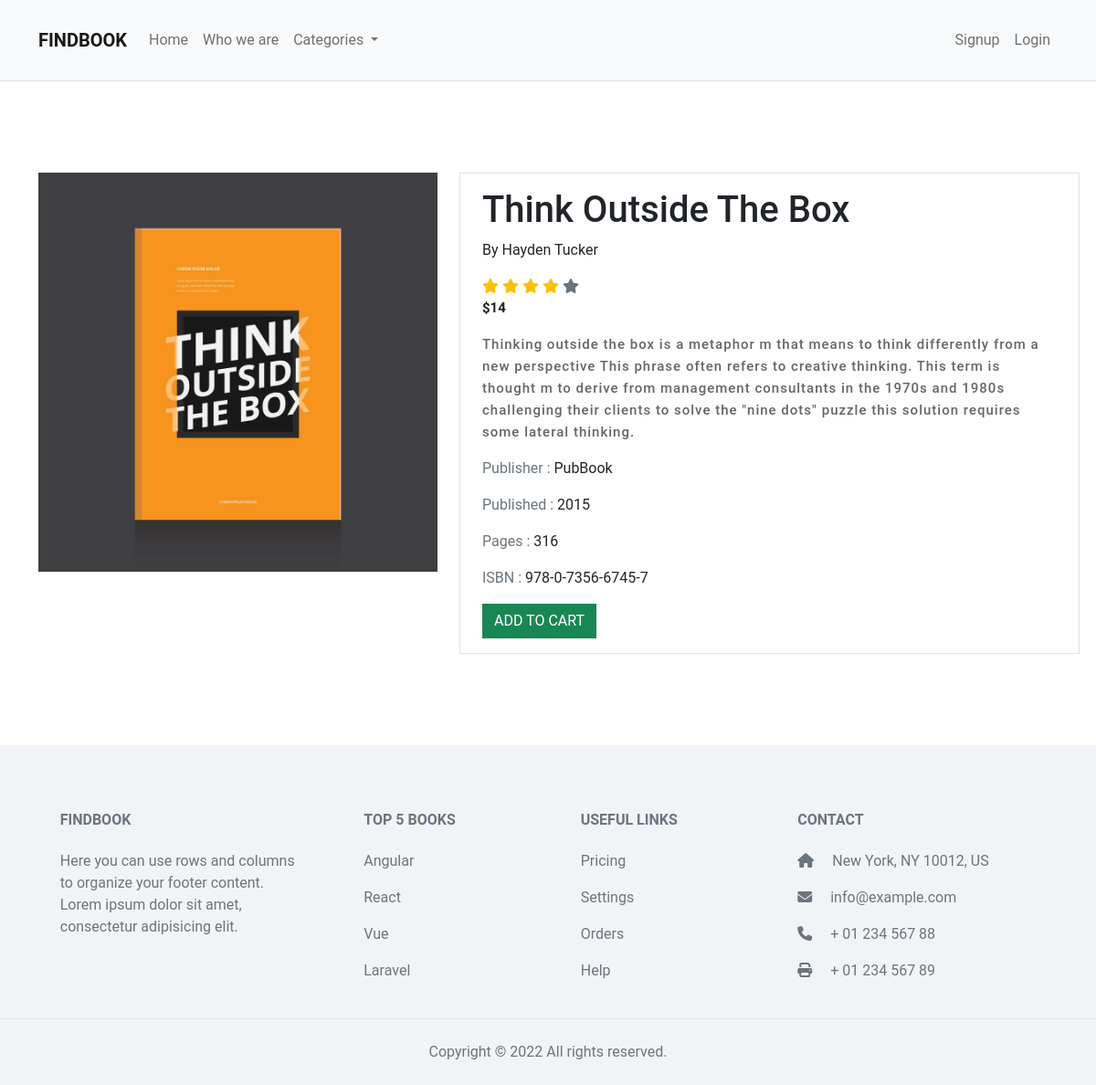
The app's page /books/show/16 with its own data.
### tables this page shows
CREATE TABLE `books` (
  `id` int(11) NOT NULL,
  `category_id` int(11) NOT NULL,
  `publisher_id` int(11) NOT NULL,
  `author_id` int(11) NOT NULL,
  `title` varchar(255) NOT NULL,
  `description` text NOT NULL,
  `image` varchar(255) NOT NULL,
  `price` int(11) NOT NULL,
  `copies` int(11) NOT NULL
);

CREATE TABLE `authors` (
  `id` int(11) NOT NULL,
  `name` varchar(255) NOT NULL,
  `email` varchar(255) NOT NULL
);

CREATE TABLE `publishers` (
  `id` int(11) NOT NULL,
  `name` varchar(255) NOT NULL,
  `address` varchar(255) NOT NULL
);

### app/controllers/Books.php (called while the page is built, shortened)
<?php
class Books extends Controller
{
  public function __construct()
  {
    $this->bookModel = $this->model('Book');
    $this->categoryModel = $this->model('Category');
  }
  public function show($id)
  {
    $book = $this->bookModel->get_book($id);
    $categories = $this->categoryModel->get_categories();
    $inCart = false;
    $carts = [];
    $data = [
      'book' => $book,
      'carts' => $carts,
      'categories' => $categories,
      'inCart' => $inCart,
    ];
    $this->view('show', $data);
  }
}

### app/libraries/router.php (called while the page is built, shortened)
<?php
class Router
{
  protected $currentMethod = 'index';
  public function __construct()
  {
    $url = $this->get_url();
    if ($url != NULL) {
      $controller_name = ucwords($url[0]);
      if (file_exists("../app/controllers/$controller_name.php")) {
        unset($url[0]);
      }
    }
    $this->currentController = new $this->currentController;
    if (isset($url[1])) {
      if (method_exists($this->currentController, $url[1])) {
        $this->currentMethod = $url[1];
        unset($url[1]);
      }
    }
    $this->params = $url ? array_values($url) : [];
    call_user_func_array([$this->currentController, $this->currentMethod], $this->params);
  }
  public function get_url()
  {
    if (isset($_GET["url"])) {
      $url = rtrim($_GET['url'], '/');
      $url = filter_var($url, FILTER_SANITIZE_URL);
      $url = explode('/', $url);
      return $url;
    }
  }
}
?>
<?php $init = new Router(); ?>

### app/bootsrap.php (called while the page is built, shortened)
<?php
require_once 'libraries/Database.php';
require_once 'libraries/Controller.php';
require_once 'libraries/Router.php';

### public/index.php (called while the page is built)
<?php require_once '../app/bootsrap.php';

### app/libraries/database.php (called while the page is built, shortened)
<?php
class Database
{
  private $db_host = 'localhost';
  private $db_name = 'book_store';
  private $db_user = 'root';
  private $db_password = '';
  private $connection;
  private $stmt;
  public function __construct()
  {
    $dsn = "mysql:host=$this->db_host;dbname=$this->db_name";
    try {
      $this->connection = new PDO($dsn, $this->db_user, $this->db_password);
    } catch (PDOException $e) {
      $this->error = $e->getMessage();
      echo $this->error;
    }
  }
  public function prepare($sql)
  {
    return $this->stmt = $this->connection->prepare($sql);
  }
  public function execute()
  {
    return $this->stmt->execute();
  }
  public function get_all()
  {
    return $this->stmt = $this->stmt->fetchAll(PDO::FETCH_OBJ);
  }
  public function get_one()
  {
    return $this->stmt = $this->stmt->fetch(PDO::FETCH_OBJ);
  }
}

### app/models/Book.php (called while the page is built, shortened)
<?php
class Book
{
  public function __construct()
  {
    $this->db = new Database();
  }
  public function get_book($id)
  {
    $this->db->prepare("SELECT books.*, categories.*, publishers.*, authors.*, books.id as `book_id`, books.description as `book_description`,categories.id as `category_id`, categories.name as `category_name`, categories.description as `category_description`,publishers.id as `publisher_id`, publishers.name as `publisher_name`, publishers.address as `publisher_address`,authors.id as `author_id`, authors.name as `author_name` FROM books INNER JOIN categories ON categories.id = books.category_id INNER JOIN publishers ON publishers.id = books.publisher_id INNER JOIN authors ON authors.id = books.author_id WHERE books.id = '$id'
    ");
    $this->db->execute();
    return $this->db->get_one();
  }
}

### app/views/show.php (the view)
<?php require APPROOT . '/views/includes/header.php' ?>
<section class="single__book">
  <div class="container">
    <div class="row g-5">
      <div class="col-12 col-md-6 col-lg-5">
        <div class="book__image">
          <img src="<?php echo URLROOT; ?>/images/books/<?php echo $data['book']->image; ?>" alt="<?php echo $data['book']->title; ?>" class="w-100">
        </div>
      </div>
      <div class="col-12 col-md-6 col-lg-7 border px-4 py-3 ">
        <div class="book__content">
          <h1 class="book__title"><?php echo $data['book']->title; ?></h1>
          <p class="book__author">By <?php echo $data['book']->author_name; ?></p>
          <div class="small-ratings">
            <i class="fa fa-star text-warning"></i>
            <i class="fa fa-star text-warning"></i>
            <i class="fa fa-star text-warning"></i>
            <i class="fa fa-star text-warning"></i>
            <i class="fa fa-star text-secondary"></i>
          </div>
          <p class="book__price">$<?php echo $data['book']->price; ?></p>
          <p class="book__description"><?php echo $data['book']->book_description; ?></p>
          <p><span class="text-secondary">Publisher : </span><span><?php echo $data['book']->publisher_name; ?></span></p>
          <p><span class="text-secondary">Published : </span><span>2015</span></p>
          <p><span class="text-secondary">Pages : </span><span>316</span></p>
          <p><span class="text-secondary">ISBN : </span><span>978-0-7356-6745-7</span></p>
          <?php if ($data['inCart']) : ?>
            <a href="<?php echo URLROOT; ?>/carts/create/<?php echo $data['book']->book_id; ?>" class="me-3 btn btn-outline-success rounded-0">IN CART</a>
            <a href="<?php echo URLROOT; ?>/carts/index/<?php echo $_SESSION['user_id']; ?>" class="btn btn-success rounded-0">VIEW CART</a>
          <?php else : ?>
            <a href="<?php echo URLROOT; ?>/carts/create/<?php echo $data['book']->book_id; ?>" class="btn btn-success rounded-0">ADD TO CART</a>
          <?php endif; ?>
        </div>
      </div>
    </div>
  </div>
</section>
<?php require APPROOT . '/views/includes/footer.php' ?>

### public/css/style.css (style rules this page uses)
* { margin: 0; padding: 0; font-family: roboto, 'sans-serif'; box-sizing: border-box; }
a { text-decoration: none; color: #444; }
.book__price { font-size: 15px; font-weight: bold; }
.book__description { color: #666; letter-spacing: 1px; font-size: 15px; font-weight: 500; line-height: 1.6; }
.single__book { padding: 50px 0; }
@media screen and (min-width: 768px) { .single__book { padding: 100px 0; } }

### records on screen
books: image (picture), title "Think Outside The Box", author.name "Hayden Tucker", price "14", description "Thinking outside the box is a metaphor m that means to think differently from a new perspective This phrase often refers to creative thinking. This term is thought m to derive from management consultants in the 1970s and 1980s challenging their clients to solve the \"nine dots\" puzzle this solution requires some lateral thinking.", publisher.name "PubBook"
